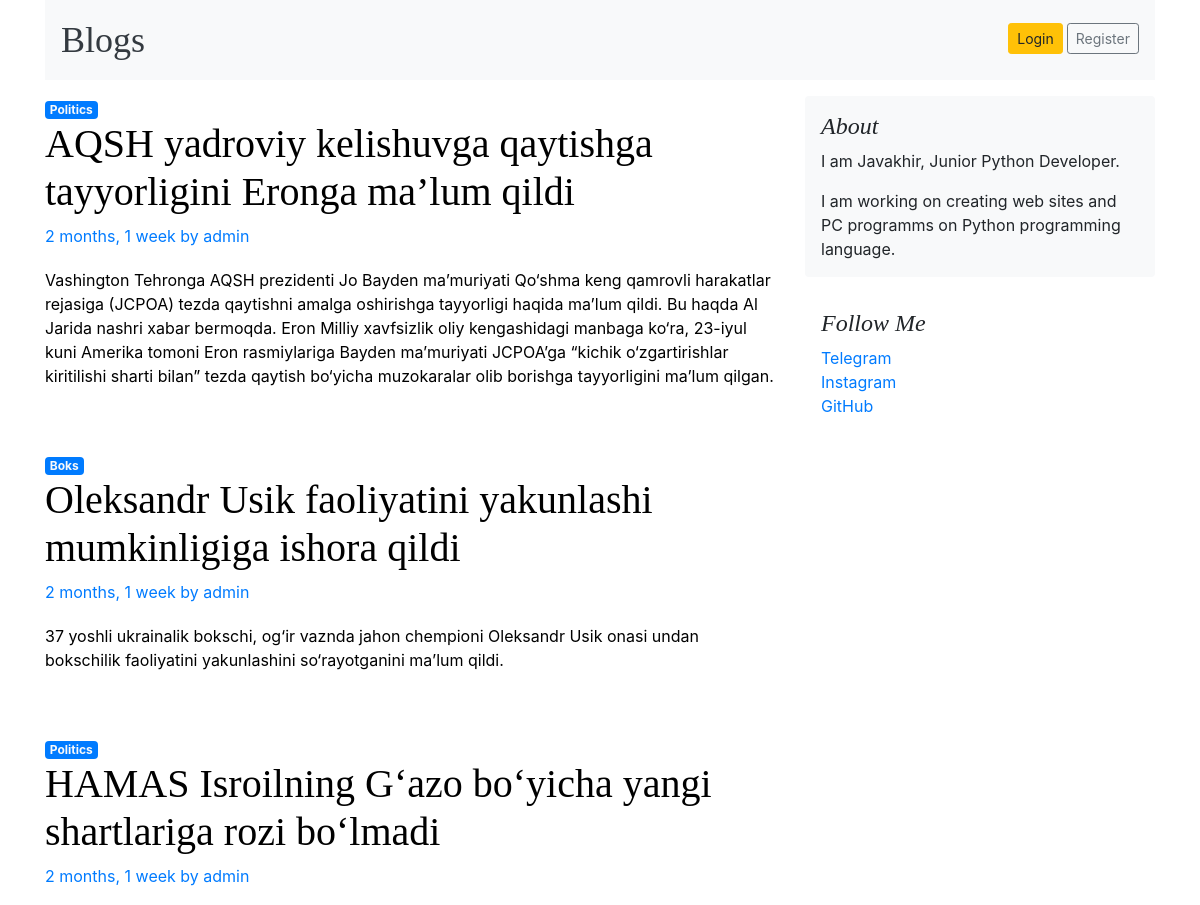
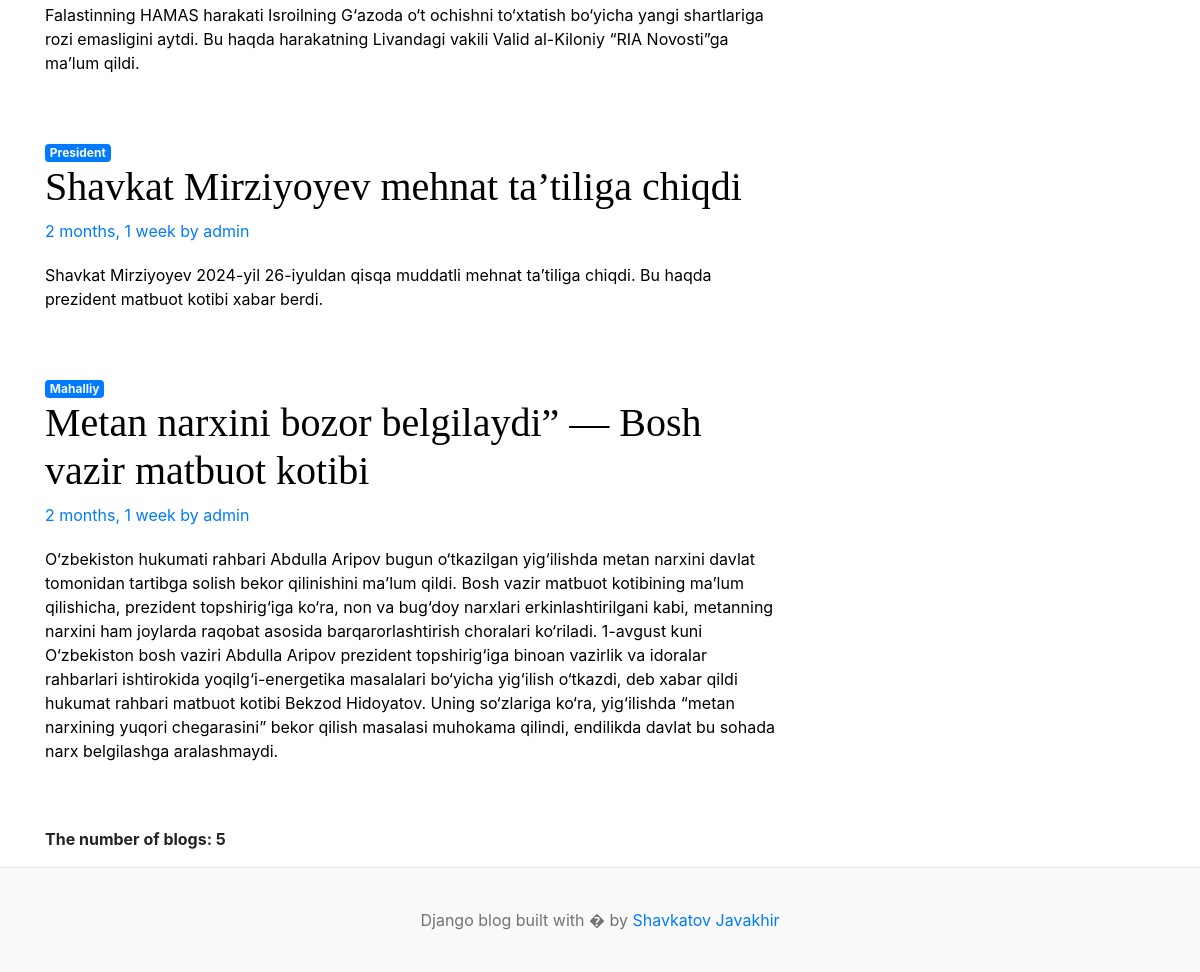
The app's page /blogs/search/ with its own data (2 pictures, top to bottom).
### blogs/models.py (models this page shows)
class Blog(models.Model):
    title = models.CharField(max_length=200)
    slug = models.SlugField(unique=True, null=False)
    category = models.ForeignKey(Category, null=True, blank=True, on_delete=models.SET_NULL)
    author = models.ForeignKey(User, null=True, on_delete=models.SET_NULL)
    is_featured = models.BooleanField(default=False)
    featured_image = models.ImageField(upload_to='uploads/%Y/%m/%d')
    short_description = models.TextField(null=True)
    words = models.TextField(blank=True, null=True)
    body = models.TextField(blank=True)
    status = models.IntegerField(default=0, choices=STATUS_CHOICES, null=False)
    created_at = models.DateTimeField(auto_now_add=True)
    updated_at = models.DateTimeField(auto_now=True)
    def __str__(self):
        return self.title
    class Meta:
        verbose_name_plural = "Blogs"
        verbose_name = "Blog"

class Category(models.Model):
    name = models.CharField(max_length=255)
    created_at = models.DateTimeField(auto_now_add=True)
    updated_at = models.DateTimeField(auto_now=True)
    def __str__(self):
        return self.name
    class Meta:
        verbose_name_plural = 'Categories'
        verbose_name = 'Category'

### settingsapp/models.py (models this page shows, shortened)
class About(models.Model):
    title = models.CharField(max_length=300)
    description = models.CharField(max_length=500)
    class Meta:
        verbose_name_plural = 'About'

class Social_links(models.Model):
    name = models.CharField(max_length=100)
    link = models.URLField(unique=True)
    class Meta:
        verbose_name_plural = "Social_links"

### blogs/views.py (the view)
# urls.py: path('search/', search, name="search"),
def search(request):
    keyword = (request.GET.get("keyword", ""))
    data = Blog.objects.filter(Q(title__icontains=keyword) & Q(short_description__icontains=keyword))
    num = data.count()
    print("sssssssssssssssssssssssssssssssssssssssssssssssssssss")
    print(data)
    context = {
        'result': data,
        'num': num,
        'keyword': keyword
    }
    return render(request, "search.html", context)

### blogs/context_processor.py (called while the page is built)
def header(req):
    category = Category.objects.all()
    context = {
        'categories': category
    }
    return context

def get_about(request):
    about = About.objects.all()
    links = Social_links.objects.all()
    telegram = links.get(name='Telegram')
    context = {
        'about': about,
        'links': links,
        'telegram': telegram
        }
    return context

### templates/search.html
{% extends 'header.html' %}
{% load static %}
{% block content %}
{% if result %}
  <main role="main" class="container p-0" style="text-decoration: none;">
    <div class="row">
      <div class="col-md-8 blog-main">
        {% for cat in result %}
        <a href="{% url 'posts_by_category' cat.category.id %}" style="text-decoration: none;" class="badge bg-primary text-light">{{cat.category}}</a>
        <div class="blog-post" style="text-decoration: none;">
          <a href="{% url 'blog' cat.slug %}" style="text-decoration: none;">
          <h2 class="blog-post-title" style="text-decoration: none; color: rgb(0, 0, 0)">{{cat.title}}</h2>
          <p class="blog-post-meta" style="text-decoration: none;">{{cat.created_at|timesince}} by <a href="#" style="text-decoration: none;">{{cat.author}}</a></p>
          <p><a href="{% url 'blog' cat.slug %}" style="text-decoration: none; color: black">{{cat.short_description}}</a></p>
          </a>
        </div>
        {% endfor %}
      </div>
      {% include 'about.html' %}
    </div>
  </main>
  {% else %}
  <h4 style="padding: 10px 0 10px">No contents found</h4>
  {% endif %}
  <p><b>The number of blogs: {{num}}</b></p>
{% endblock %}

### templates/about.html (shortened to what this page needs)
      <aside class="col-md-4 blog-sidebar">
        <div class="p-3 mb-3 bg-light rounded">
          <h4 class="font-italic">About</h4>
          {% for ab in about %}
          {{ab.title}}
          {% endfor %}
        <p class="mb-0">
          {% for ab in about %}
          {{ab.description}}
          {% endfor %}
        </p>
      </div>
      <div class="p-3">
        <h4 class="font-italic">Follow Me</h4>
        <ol class="list-unstyled">
          {% for link in links %}
          <li><a href="{{link.link}}" target="_blank">{{link.name}}</a></li>
          {% endfor %}
        </ol>
        </div>
      </aside>

### blog/static/css/blog.css (style rules this page uses)
h1, h2, h3, h4, h5, h6 { font-family: "Playfair Display", Georgia, "Times New Roman", serif; }
.blog-post { margin-bottom: 4rem; }
.blog-post-title { font-size: 2.5rem; }
.blog-post-meta { margin-bottom: 1.25rem; color: #727272; }

### records on screen
Blog: category "Politics", title "AQSH yadroviy kelishuvga qaytishga tayyorligini Eronga ma’lum qildi", created_at "2 months, 1 week", author "admin", short_description "Vashington Tehronga AQSH prezidenti Jo Bayden maʼmuriyati Qo‘shma keng qamrovli harakatlar rejasiga (JCPOA) tezda qaytishni amalga oshirishga tayyorligi haqida maʼlum qildi. Bu haqda Al Jarida nashri xabar bermoqda. Eron Milliy xavfsizlik oliy kengashidagi manbaga ko‘ra, 23-iyul kuni Amerika tomoni Eron rasmiylariga Bayden ma’muriyati JCPOA’ga “kichik o‘zgartirishlar kiritilishi sharti bilan” tezda qaytish bo‘yicha muzokaralar olib borishga tayyorligini ma’lum qilgan."
Blog: category "Boks", title "Oleksandr Usik faoliyatini yakunlashi mumkinligiga ishora qildi", created_at "2 months, 1 week", author "admin", short_description "37 yoshli ukrainalik bokschi, og‘ir vaznda jahon chempioni Oleksandr Usik onasi undan bokschilik faoliyatini yakunlashini so‘rayotganini ma’lum qildi."
Blog: category "Politics", title "HAMAS Isroilning G‘azo bo‘yicha yangi shartlariga rozi bo‘lmadi", created_at "2 months, 1 week", author "admin", short_description "Falastinning HAMAS harakati Isroilning G‘azoda o‘t ochishni to‘xtatish bo‘yicha yangi shartlariga rozi emasligini aytdi. Bu haqda harakatning Livandagi vakili Valid al-Kiloniy “RIA Novosti”ga ma’lum qildi."
Blog: category "President", title "Shavkat Mirziyoyev mehnat ta’tiliga chiqdi", created_at "2 months, 1 week", author "admin", short_description "Shavkat Mirziyoyev 2024-yil 26-iyuldan qisqa muddatli mehnat taʼtiliga chiqdi. Bu haqda prezident matbuot kotibi xabar berdi."
Blog: category "Mahalliy", title "Metan narxini bozor belgilaydi” — Bosh vazir matbuot kotibi", created_at "2 months, 1 week", author "admin", short_description "O‘zbekiston hukumati rahbari Abdulla Aripov bugun o‘tkazilgan yig‘ilishda metan narxini davlat tomonidan tartibga solish bekor qilinishini maʼlum qildi. Bosh vazir matbuot kotibining ma’lum qilishicha, prezident topshirig‘iga ko‘ra, non va bug‘doy narxlari erkinlashtirilgani kabi, metanning narxini ham joylarda raqobat asosida barqarorlashtirish choralari ko‘riladi. 1-avgust kuni O‘zbekiston bosh vaziri Abdulla Aripov prezident topshirig‘iga binoan vazirlik va idoralar rahbarlari ishtirokida yoqilg‘i-energetika masalalari bo‘yicha yig‘ilish o‘tkazdi, deb xabar qildi hukumat rahbari matbuot kotibi Bekzod Hidoyatov. Uning so‘zlariga ko‘ra, yig‘ilishda “metan narxining yuqori chegarasini”…"
About: title "I am Javakhir, Junior Python Developer.", description "I am working on creating web sites and PC programms on Python programming language."
Social_links: name "Telegram"
Social_links: name "Instagram"
Social_links: name "GitHub"

### other values on screen
{{ num }} "5"
